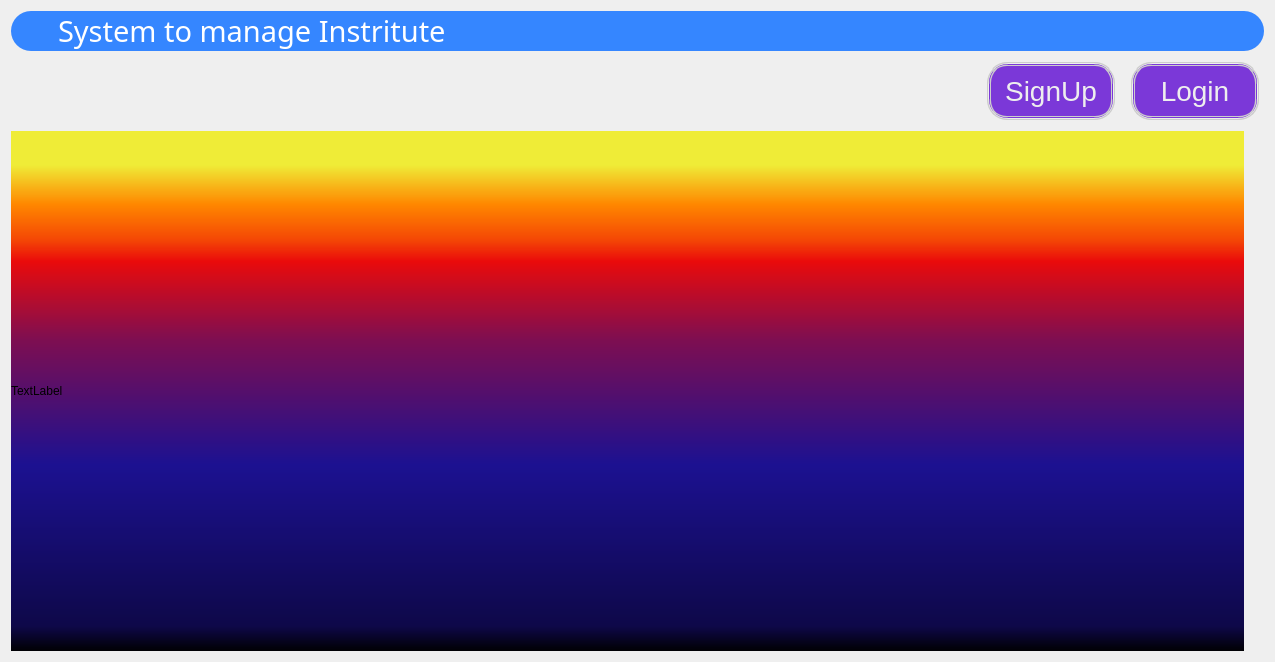
<?xml version="1.0" encoding="UTF-8"?>
<ui version="4.0">
 <class>HomeForm</class>
 <widget class="QWidget" name="HomeForm">
  <property name="geometry">
   <rect>
    <x>0</x>
    <y>0</y>
    <width>1275</width>
    <height>662</height>
   </rect>
  </property>
  <property name="windowTitle">
   <string>Form</string>
  </property>
  <property name="styleSheet">
   <string notr="true"/>
  </property>
  <layout class="QVBoxLayout" name="verticalLayout_2">
   <item>
    <layout class="QHBoxLayout" name="horizontalLayout">
     <item>
      <widget class="QLabel" name="label">
       <property name="font">
        <font>
         <family>NotoSerifTamilSlanted Medium</family>
         <pointsize>22</pointsize>
        </font>
       </property>
       <property name="styleSheet">
        <string notr="true">QLabel{
		color:white;
		background-color:rgb(53, 134, 255);
		border-radius: 20px;
        text-align: center;
		padding: 0 40px;
}

</string>
       </property>
       <property name="text">
        <string>System to manage Instritute</string>
       </property>
      </widget>
     </item>
    </layout>
   </item>
   <item>
    <layout class="QHBoxLayout" name="login_signup_layout">
     <item>
      <spacer name="horizontalSpacer_2">
       <property name="orientation">
        <enum>Qt::Horizontal</enum>
       </property>
       <property name="sizeHint" stdset="0">
        <size>
         <width>40</width>
         <height>20</height>
        </size>
       </property>
      </spacer>
     </item>
     <item>
      <widget class="QPushButton" name="signup">
       <property name="styleSheet">
        <string notr="true">
QPushButton{
		height:40px;
		width:100px;
	
		font: 500 14pt &quot;Noto Sans Gujarati UI Medium&quot;;
        background-color: #7b38d8;
        border-radius: 20px;
        border: 4px double #cccccc;
        color: #eeeeee;
        text-align: center;
        font-size: 28px;
        padding: 5px 10px;  
        margin: 5px;

}
QPushButton:hover{
		 background-color: #9843e2;
}
QPushButton:pressed{
		 background-color: #b853f2;
}</string>
       </property>
       <property name="text">
        <string>SignUp</string>
       </property>
      </widget>
     </item>
     <item>
      <widget class="QPushButton" name="login">
       <property name="styleSheet">
        <string notr="true">QPushButton{
		height:40px;
		width:100px;
	
		font: 500 14pt &quot;Noto Sans Gujarati UI Medium&quot;;
        background-color: #7b38d8;
        border-radius: 20px;
        border: 4px double #cccccc;
        color: #eeeeee;
        text-align: center;
        font-size: 28px;
        padding: 5px 10px;  
        margin: 5px;

}
QPushButton:hover{
		 background-color: #9843e2;
}
QPushButton:pressed{
		 background-color: #b853f2;
}</string>
       </property>
       <property name="text">
        <string>Login</string>
       </property>
      </widget>
     </item>
    </layout>
   </item>
   <item>
    <layout class="QHBoxLayout" name="horizontalLayout_3">
     <item>
      <widget class="QLabel" name="label_2">
       <property name="styleSheet">
        <string notr="true">QLabel{
background-color:qlineargradient(spread:pad, x1:0, y1:1, x2:0, y2:0, stop:0 rgba(0, 0, 0, 255), stop:0.05 rgba(14, 8, 73, 255), stop:0.36 rgba(28, 17, 145, 255), stop:0.6 rgba(126, 14, 81, 255), stop:0.75 rgba(234, 11, 11, 255), stop:0.79 rgba(244, 70, 5, 255), stop:0.86 rgba(255, 136, 0, 255), stop:0.935 rgba(239, 236, 55, 255))
}</string>
       </property>
       <property name="text">
        <string>TextLabel</string>
       </property>
      </widget>
     </item>
     <item>
      <spacer name="verticalSpacer">
       <property name="orientation">
        <enum>Qt::Vertical</enum>
       </property>
       <property name="sizeHint" stdset="0">
        <size>
         <width>20</width>
         <height>40</height>
        </size>
       </property>
      </spacer>
     </item>
    </layout>
   </item>
  </layout>
 </widget>
 <resources/>
 <connections/>
</ui>
